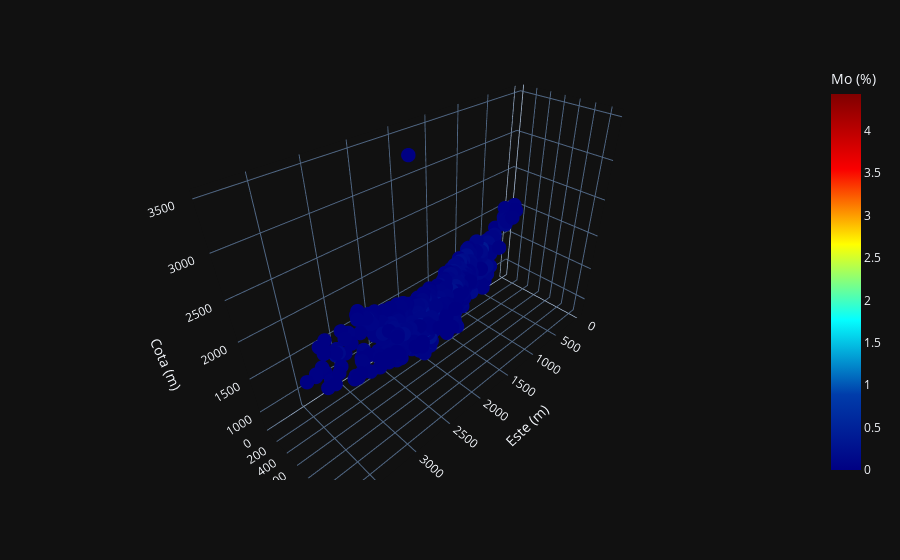

The notebook cell saved with this chart:
### Markdown cell above
### Visualizacion por categoría de mineralización de leyes altas y bajas para Alta pirita en Mo

### Code cell
data_frame_filtered = data_frame[(data_frame['Mineralización'] == 'Alta pirita')]
figure = px.scatter_3d(data_frame_filtered, x = 'Este (m)', y = 'Norte (m)', z = 'Cota (m)', color = 'Mo (%)', color_continuous_scale = px.colors.sequential.Jet, range_color=[0.0, data_frame['Fe (%)'].quantile(0.95)])
figure.update_traces(marker=dict(size=5.0))
figure.show()

### Figure 1 — Plotly figure (JSON) as saved in the notebook; plotly's stock layout.template omitted (floating-point values rounded to 4 significant figures; data arrays with more than 128 entries replaced by an {"elided": "..."} marker saying what was removed)
{"data": [{"hovertemplate": "Este (m)=%{x}<br>Norte (m)=%{y}<br>Cota (m)=%{z}<br>Mo (%)=%{marker.color}<extra></extra>", "legendgroup": "", "marker": {"color": {"elided": "648 float values"}, "coloraxis": "coloraxis", "symbol": "circle", "size": 5.0}, "mode": "markers", "name": "", "scene": "scene", "showlegend": false, "x": {"elided": "648 float values"}, "y": {"elided": "648 float values"}, "z": {"elided": "648 float values"}, "type": "scatter3d"}], "layout": {"scene": {"domain": {"x": [0.0, 1.0], "y": [0.0, 1.0]}, "xaxis": {"title": {"text": "Este (m)"}}, "yaxis": {"title": {"text": "Norte (m)"}}, "zaxis": {"title": {"text": "Cota (m)"}}}, "coloraxis": {"colorbar": {"title": {"text": "Mo (%)"}}, "colorscale": [[0.0, "rgb(0,0,131)"], [0.2, "rgb(0,60,170)"], [0.4, "rgb(5,255,255)"], [0.6, "rgb(255,255,0)"], [0.8, "rgb(250,0,0)"], [1.0, "rgb(128,0,0)"]], "cmin": 0.0, "cmax": 4.433}, "legend": {"tracegroupgap": 0}, "margin": {"t": 60}}}
